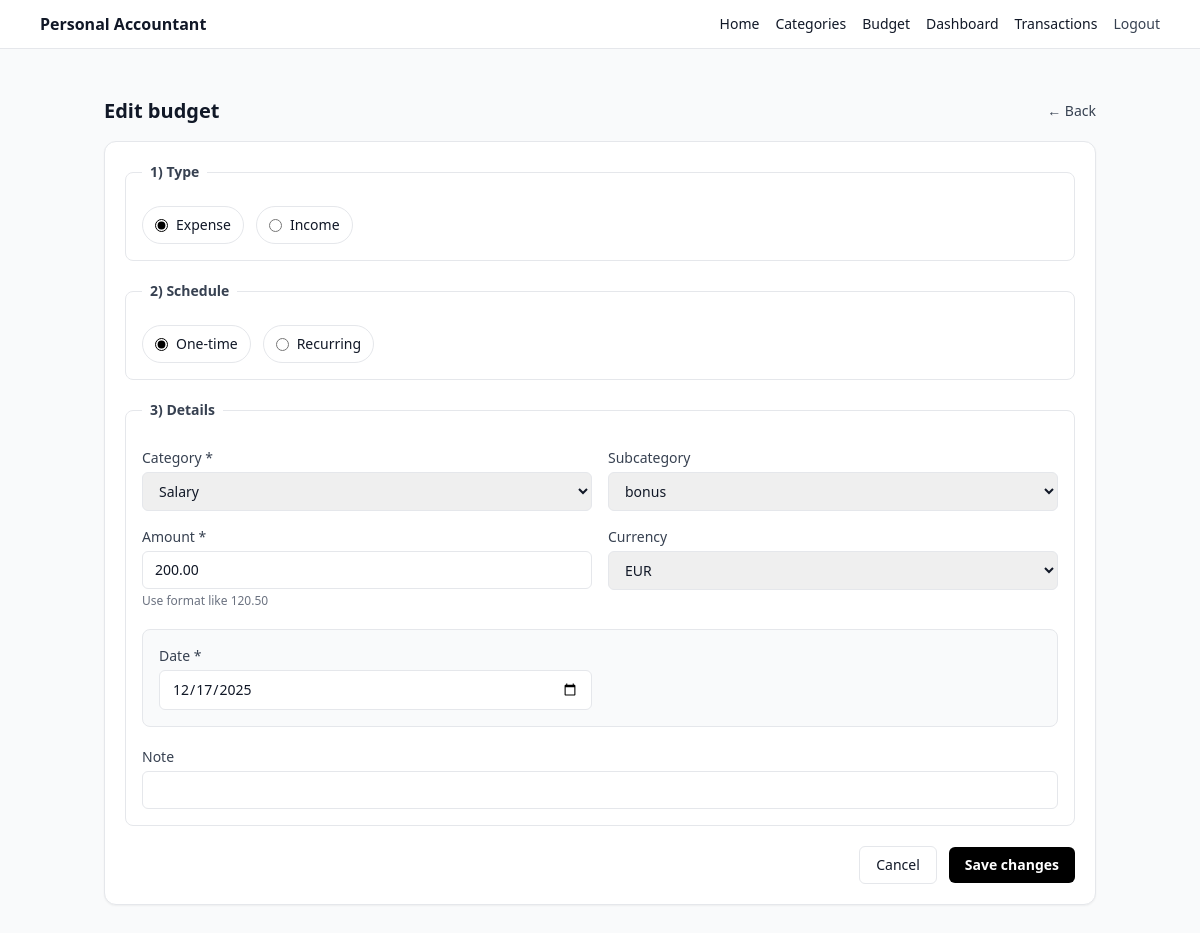
/budget/1/edit (signed in), run on the app's committed database.
### app/models.py (models this page shows)
class Budget(SQLModel, table=True):
    id: int | None = Field(default=None, primary_key=True)
    user_id: int = Field(foreign_key="user.id", index=True)
    type: BudgetType  # income/expense
    amount_cents: int
    currency: str  # e.g. "EUR"
    category_id: int = Field(foreign_key="category.id", index=True)
    subcategory_id: int | None = Field(default=None, foreign_key="subcategory.id", index=True)
    is_recurring: bool = False
    repeat_unit: RepeatUnit | None = None        # weekly/monthly/yearly
    repeat_interval: int | None = None           # every N units (1=every month/week/year)
    day_of_month: int | None = None              # for monthly/yearly patterns
    weekday: int | None = None                   # 0=Mon ... 6=Sun for weekly patterns
    one_time_date: date | None = None
    start_date: date | None = None
    end_date: date | None = None
    note: str | None = None
    created_at: datetime = Field(default_factory=datetime.utcnow)

class Category(SQLModel, table=True):
    __table_args__ = (
        UniqueConstraint("user_id", "name", name="uq_category_user_name"),
    )
    id: int | None = Field(default=None, primary_key=True)
    user_id: int = Field(foreign_key="user.id", index=True)
    name: str
    icon: str | None = None  # emoji or icon key
    created_at: datetime = Field(default_factory=datetime.utcnow)

class Subcategory(SQLModel, table=True):
    __table_args__ = (
        UniqueConstraint("category_id", "name", name="uq_subcategory_category_name"),
    )
    id: int | None = Field(default=None, primary_key=True)
    user_id: int = Field(foreign_key="user.id", index=True)   # convenience + ownership
    category_id: int = Field(foreign_key="category.id", index=True)
    name: str
    icon: str | None = None
    created_at: datetime = Field(default_factory=datetime.utcnow)

### app/routes/budgets.py (the view)
@router.get("/budget/{budget_id}/edit", response_class=HTMLResponse)
def edit_budget_form(
    request: Request,
    budget_id: int,
    db: Session = Depends(get_session),
    uid: int | None = Depends(current_user_id),
):
    if not uid:
        return RedirectResponse(url="/login", status_code=303)
    budget = db.exec(select(Budget).where(Budget.id == budget_id, Budget.user_id == uid)).first()
    if not budget:
        return RedirectResponse(url="/budget", status_code=303)
    categories = db.exec(select(Category).where(Category.user_id == uid).order_by(Category.name)).all()
    subcategories = db.exec(
        select(Subcategory)
        .where(Subcategory.user_id == uid, Subcategory.category_id == budget.category_id)
        .order_by(Subcategory.name)
    ).all()
    return templates.TemplateResponse(
        "budget_edit.html",
        {
            "request": request,
            "title": "Edit Budget",
            "user_id": uid,
            "budget": budget,
            "categories": categories,
            "subcategories": subcategories,
            "error": None,
            "cents_to_euros_str": cents_to_euros_str,
        },
    )

### templates/budget_edit.html (shortened to what this page needs)
{% extends "_base.html" %}
{% block content %}
{% set is_rec = (budget.is_recurring == True) %}
{% set budget_type_value = (budget.type.value if budget.type is not string else budget.type) %}
{% set repeat_unit_value = (budget.repeat_unit.value if budget.repeat_unit and budget.repeat_unit is not string else budget.repeat_unit) %}
<div class="mx-auto max-w-5xl px-4 py-6">
  <div class="mb-4 flex items-center justify-between">
    <h1 class="text-xl font-semibold">Edit budget</h1>
    <a href="/budget" class="text-sm font-medium text-gray-700 hover:text-gray-900">← Back</a>
  </div>
  <div class="rounded-xl border bg-white p-5 shadow-sm">
    <form action="/budget/{{ budget.id }}/edit" method="post" class="space-y-5" id="budget-edit-form">
      <fieldset class="rounded-lg border p-4">
        <legend class="px-2 text-sm font-semibold text-gray-700">1) Type</legend>
        <div class="mt-2 flex flex-wrap gap-3">
          <label class="inline-flex items-center gap-2 rounded-full border px-3 py-2 text-sm cursor-pointer hover:bg-gray-50">
            <input type="radio" name="budget_type" value="expense" class="accent-black" required
              {% if budget_type_value|string|lower == "expense" %}checked{% endif %}>
            <span>Expense</span>
          </label>
          <label class="inline-flex items-center gap-2 rounded-full border px-3 py-2 text-sm cursor-pointer hover:bg-gray-50">
            <input type="radio" name="budget_type" value="income" class="accent-black" required
              {% if budget_type_value|string|lower == "income" %}checked{% endif %}>
            <span>Income</span>
          </label>
        </div>
      </fieldset>
      <fieldset class="rounded-lg border p-4">
        <legend class="px-2 text-sm font-semibold text-gray-700">2) Schedule</legend>
        <div class="mt-2 flex flex-wrap gap-3">
          <label class="inline-flex items-center gap-2 rounded-full border px-3 py-2 text-sm cursor-pointer hover:bg-gray-50">
            <input type="radio" name="is_recurring" value="" class="accent-black" id="is_recurring_no"
              {% if not is_rec %}checked{% endif %}>
            <span>One-time</span>
          </label>
          <label class="inline-flex items-center gap-2 rounded-full border px-3 py-2 text-sm cursor-pointer hover:bg-gray-50">
            <input type="radio" name="is_recurring" value="on" class="accent-black" id="is_recurring_yes"
              {% if is_rec %}checked{% endif %}>
            <span>Recurring</span>
          </label>
        </div>
      </fieldset>
      <fieldset class="rounded-lg border p-4">
        <legend class="px-2 text-sm font-semibold text-gray-700">3) Details</legend>
        <div class="mt-3 grid grid-cols-1 gap-4 md:grid-cols-2">
          <div>
            <label for="category_id" class="block text-sm font-medium text-gray-700">Category *</label>
            <select
              name="category_id"
              id="category_id"
              class="mt-1 w-full rounded-md border px-3 py-2 text-sm"
              hx-get="/budget/subcategories"
              hx-trigger="change"
              hx-target="#subcategory_id"
              hx-swap="innerHTML"
              required
            >
              {% for c in categories %}
                <option value="{{ c.id }}" {% if c.id == budget.category_id %}selected{% endif %}>{{ c.name }}</option>
              {% endfor %}
            </select>
          </div>
          <div>
            <label for="subcategory_id" class="block text-sm font-medium text-gray-700">Subcategory</label>
            <select name="subcategory_id" id="subcategory_id" class="mt-1 w-full rounded-md border px-3 py-2 text-sm">
              {% if subcategories_by_id is defined %}
                {% for sid, s in subcategories_by_id.items() %}
                  {% if s.category_id == budget.category_id %}
                    <option value="{{ s.id }}" {% if budget.subcategory_id == s.id %}selected{% endif %}>
                      {{ (s.icon or '') ~ ' ' ~ s.name }}
                    </option>
                  {% endif %}
                {% endfor %}
              {% elif subcategories is defined %}
                {% for s in subcategories %}
                  {% if s.category_id == budget.category_id %}
                    <option value="{{ s.id }}" {% if budget.subcategory_id == s.id %}selected{% endif %}>
                      {{ (s.icon or '') ~ ' ' ~ s.name }}
                    </option>
                  {% endif %}
                {% endfor %}
              {% endif %}
            </select>
          </div>
          <div>
            <label class="block text-sm font-medium text-gray-700">Amount *</label>
            <input
              type="text"
              name="amount_eur"
              class="mt-1 w-full rounded-md border px-3 py-2 text-sm"
              value="{{ cents_to_euros_str(budget.amount_cents) }}"
              required
            >
            <p class="mt-1 text-xs text-gray-500">Use format like 120.50</p>
          </div>
          <div>
            <label class="block text-sm font-medium text-gray-700">Currency</label>
            <select name="currency" class="mt-1 w-full rounded-md border px-3 py-2 text-sm">
              {% set cur = (budget.currency or "EUR")|upper %}
              <option value="EUR" {% if cur == "EUR" %}selected{% endif %}>EUR</option>
            </select>
          </div>
        </div>
        <div id="one-time-block" class="mt-5 rounded-lg border bg-gray-50 p-4">
          <div class="grid grid-cols-1 gap-4 md:grid-cols-2">
            <div>
              <label class="block text-sm font-medium text-gray-700">Date *</label>
              <input
                type="date"
                name="one_time_date"
                id="one_time_date"
                class="mt-1 w-full rounded-md border px-3 py-2 text-sm"
                value="{{ budget.one_time_date or '' }}"
              >
            </div>
          </div>
        </div>
        <div class="mt-5">
          <label class="block text-sm font-medium text-gray-700">Note</label>
          <input type="text" name="note" class="mt-1 w-full rounded-md border px-3 py-2 text-sm"
                 value="{{ budget.note or '' }}">
        </div>
      </fieldset>
      <div class="flex items-center justify-end gap-3">
        <a href="/budget" class="rounded-md border px-4 py-2 text-sm hover:bg-gray-50">Cancel</a>
        <button type="submit" class="rounded-md bg-black px-4 py-2 text-sm font-semibold text-white hover:bg-gray-900">
          Save changes
        </button>
      </div>
    </form>
  </div>
</div>
{% endblock %}

### data on the page
Budget: category_id "Salary", subcategory_id "bonus", amount_eur "200.00", one_time_date "12/17/2025"
